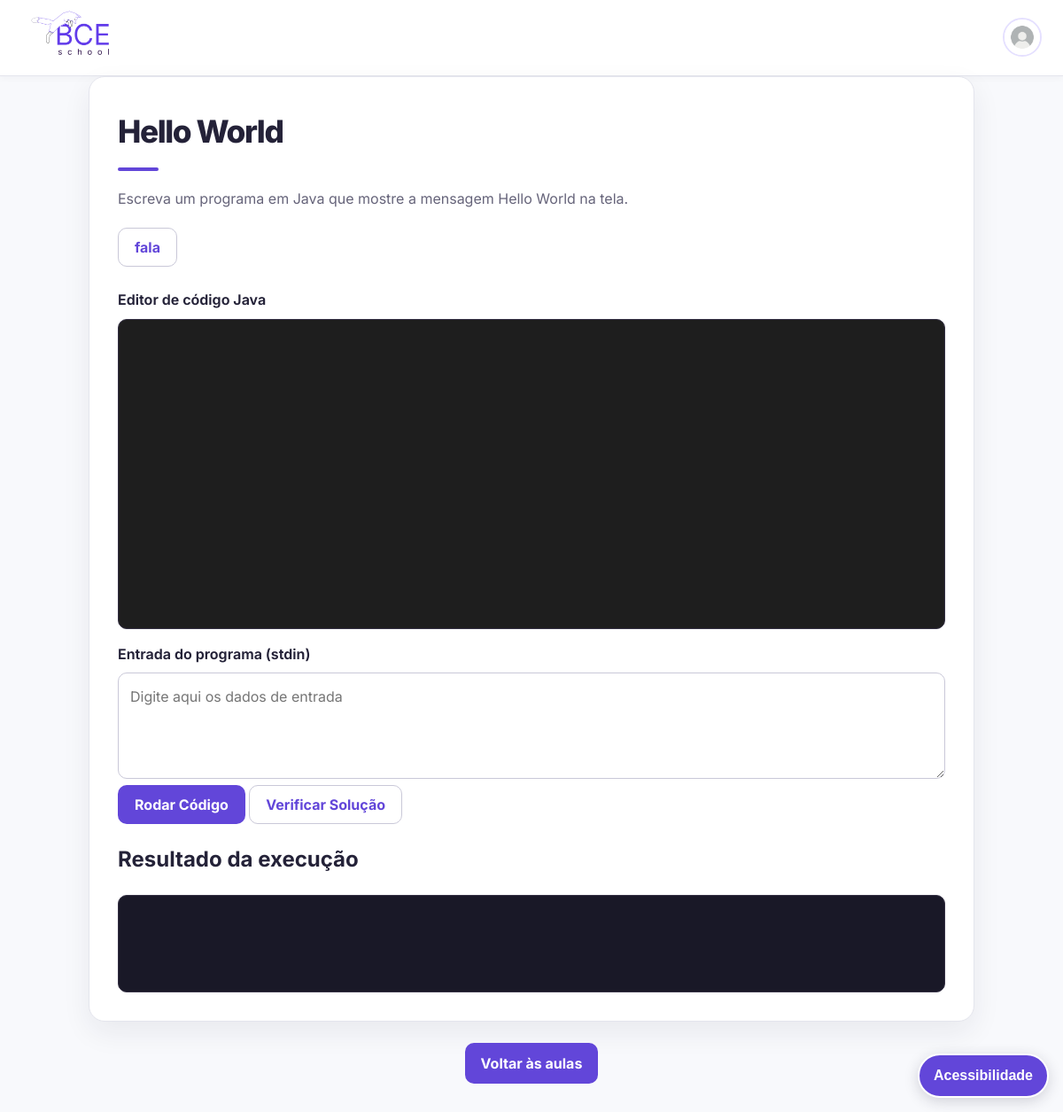
Screenshot of /pages/tarefa.php?p=1 (signed in) with the database file from the repository.
### tables this page shows
CREATE TABLE usuarios(
	id INT AUTO_INCREMENT PRIMARY KEY,
	nome VARCHAR(100) NOT NULL,
	email VARCHAR(255) NOT NULL UNIQUE,
	senha VARCHAR(255) NOT NULL,
	foto varchar(255) not null default 'default.jpg',
	aula_atual INT NOT NULL DEFAULT 1
);

CREATE TABLE exercicios(
	id INT AUTO_INCREMENT PRIMARY KEY NOT NULL,
	titulo VARCHAR(255) NOT NULL,
	descricao TEXT NOT NULL,
	codigo_inicial TEXT NOT NULL
);

### pages/tarefa.php (the view, shortened to what this page needs)
<?php
require_once "../backend/database.php";
$exercicioId = $_GET["p"] ?? null;
$usuario_id = pegarusuarioid();
$stmt = $pdo->prepare(
    "SELECT aula_atual, foto
     FROM usuarios
     WHERE id = ?"
);
$stmt->execute([$usuario_id]);
$usuario = $stmt->fetch(PDO::FETCH_ASSOC);
$foto = $usuario["foto"];
if ($foto === "default.jpg") {
    $caminhoFoto = "../user/default.jpg";
} else {
    $caminhoFoto = "../uploads/perfil/" . $foto;
}
$stmt = $pdo->prepare(
    "SELECT *
     FROM exercicios
     WHERE id = ?"
);
$stmt->execute([$exercicioId]);
$exercicio = $stmt->fetch(PDO::FETCH_ASSOC);
?>
<!DOCTYPE html>
<html lang="pt-br">
<head>
    <link rel="stylesheet" href="../CSS/design-system.css">
    <link rel="stylesheet" href="../CSS/acessibilidade.css">
</head>
<body>
    <header class="bce-header">
        <a class="bce-brand" href="../index.html"><img class="logo" src="../imgs/Frame 3.png" alt="BCE School"></a>
        <a href="usuario.php" class="perfil_link" aria-label="Abrir perfil do usuário">
        <img
            src="<?= htmlspecialchars($caminhoFoto) ?>"
            class="foto_menu"
            alt="Perfil"
        >
    </a>
    </header>
    <main id="conteudo-principal" tabindex="-1" class="editor-container"
        data-exercicio-id="<?= (int) $exercicio["id"] ?>"
    >
        <h1>
            <?= htmlspecialchars($exercicio["titulo"]) ?>
        </h1>
        <div>
            <?= nl2br(htmlspecialchars($exercicio["descricao"])) ?>
        </div>
        <button class="btnfala">fala</button>
        <label for="editor-container">Editor de código Java</label>
        <div
            id="editor-container"
            role="region"
            aria-label="Editor de código Java. Use os recursos de acessibilidade do editor para navegar pelo código."
            style="background-color: #1e1e1e;height: 350px; padding-top: 20px; border: 1px solid #ccc; margin-bottom: 15px;"
        ></div>
        <label for="stdin">Entrada do programa (stdin)</label>
        <textarea
            id="stdin"
            aria-label="Entrada padrão do programa"
            placeholder="Digite aqui os dados de entrada"
            style="height:120px;"
        ></textarea>
        <div class="button-group">
            <button id="runButton">
                Rodar Código
            </button>
            <button id="verifyButton">
                Verificar Solução
            </button>
        </div>
        <h2 id="output-title">Resultado da execução</h2>
        <div
            class="console"
            style="color: white;"
            id="output"
            role="region"
            aria-labelledby="output-title"
            aria-live="polite"
            tabindex="0"
        ></div>
    </main>
    <a class="editor-continue" href="aulas.php">
        Voltar às aulas
    </a>
</body>
</html>

### CSS/acessibilidade.css (style rules this page uses)
html { scroll-behavior: smooth; }
:where(a, button, input, select, textarea, [tabindex]):focus-visible { outline: 3px solid #f4c542; outline-offset: 3px; }

### rows the page displays
usuarios: foto (placeholder picture)
exercicios: titulo "Hello World", descricao "Escreva um programa em Java que mostre a mensagem Hello World na tela."
